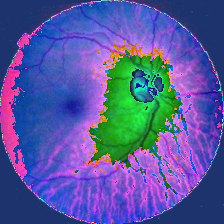
#> input picture aug_test_variation_1.png, 224 x 224 px
$ python -i preprocessing.py   (imports and definitions only)
#> lines starting #> are read from the running program, lines starting #| are printed output that depends on the picture; after the words box and inside, x2 and y2 are one past the last pixel; in counts of white or black regions, pixels touching at a corner belong together
#> in preprocess_fundus_image, img is the input picture: shape (224, 224, 3); mean B, G, R 158, 88.7, 85.9
"""
Preprocessing pipeline for diabetic retinopathy fundus images.

Pipeline:
    Background Masking
        -> Green Channel Isolation
        -> Median Filtering
        -> CLAHE
        -> Resize to 224x224
        -> 3-channel recreation

This matches the preprocessing pipeline used during training
and the original inference implementation.
"""

from pathlib import Path

import cv2
import numpy as np


def mask_background(
    img: np.ndarray,
    threshold: int = 10,
) -> np.ndarray:
    """
    Crop the black background surrounding the fundus region.

    Parameters
    ----------
    img:
        Input image as a NumPy array.

    threshold:
        Pixel intensity threshold used to identify the fundus region.

    Returns
    -------
    np.ndarray
        Cropped image.
    """
#> called with threshold = 10
    gray = cv2.cvtColor(img, cv2.COLOR_BGR2GRAY) if img.ndim == 3 else img
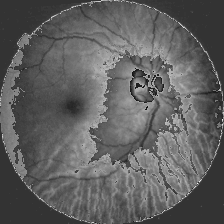
#> gray: shape (224, 224); min 7, max 247, mean 95.7

    mask = gray > threshold
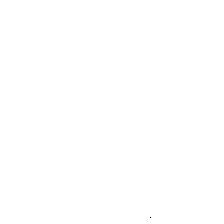
#> mask: shape (224, 224) bool; 100% white; black in thin lines or dots, all inside (x1, y1, x2, y2) = (150, 217, 151, 218)

    # If the image contains no pixels above the threshold,
    # return it unchanged.
    if mask.sum() == 0:
        return img

    coords = np.argwhere(mask)
#> coords = 50175 pairs, first value 0 to 223, second value 0 to 223

    y0, x0 = coords.min(axis=0)
#> y0 = 0; x0 = 0
    y1, x1 = coords.max(axis=0) + 1
#> y1 = 224; x1 = 224

    return img[y0:y1, x0:x1]


def isolate_green_channel(img: np.ndarray) -> np.ndarray:
    """
    Extract the green channel from a BGR image.

    OpenCV uses BGR ordering:
        channel 0 -> Blue
        channel 1 -> Green
        channel 2 -> Red
    """
    if img.ndim != 3 or img.shape[2] != 3:
        raise ValueError("Expected a 3-channel BGR image.")

    return img[:, :, 1]
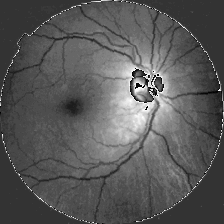
#> returned value: shape (224, 224); min 1, max 255, mean 88.7


def median_filter(
    img: np.ndarray,
    ksize: int = 3,
) -> np.ndarray:
    """
    Apply median filtering to reduce noise while preserving edges.
    """
#> called with ksize = 3
    return cv2.medianBlur(img, ksize)
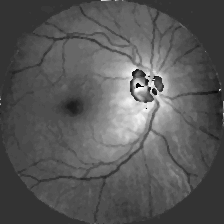
#> returned value: shape (224, 224); min 3, max 248, mean 88


def apply_clahe(
    img: np.ndarray,
    clip_limit: float = 2.0,
    tile_grid_size: tuple[int, int] = (8, 8),
) -> np.ndarray:
    """
    Apply Contrast Limited Adaptive Histogram Equalization (CLAHE).
    """
#> called with clip_limit = 2, tile_grid_size = (8, 8)
    clahe = cv2.createCLAHE(
        clipLimit=clip_limit,
        tileGridSize=tile_grid_size,
    )

    return clahe.apply(img)
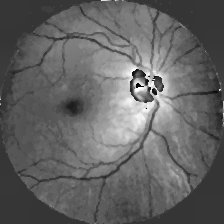
#> returned value: shape (224, 224); min 3, max 252, mean 99.3


def resize_and_stack(
    img: np.ndarray,
    size: int = 224,
) -> np.ndarray:
    """
    Resize the processed single-channel image to size x size
    and replicate it across three channels.

    Returns:
        NumPy array with shape (size, size, 3).
    """
#> called with size = 224
    resized = cv2.resize(
        img,
        (size, size),
        interpolation=cv2.INTER_AREA,
    )

    return cv2.merge([resized, resized, resized])
#> returned value: shape (224, 224, 3)


def preprocess_fundus_image(
    image_path: str | Path,
    size: int = 224,
) -> np.ndarray:
    """
    Run the complete fundus preprocessing pipeline.

    Parameters
    ----------
    image_path:
        Path to the retinal fundus image.

    size:
        Output spatial size. The trained model uses 224.

    Returns
    -------
    np.ndarray
        Preprocessed image with shape (224, 224, 3)
        and dtype uint8.

    Raises
    ------
    FileNotFoundError
        If the image cannot be read.
    ValueError
        If the image is not a valid 3-channel image.
    """
    image_path = Path(image_path)

    img = cv2.imread(
        str(image_path),
        cv2.IMREAD_COLOR,
    )

    if img is None:
        raise FileNotFoundError(
            f"Could not read fundus image: {image_path}"
        )

    img = mask_background(img)

    green = isolate_green_channel(img)

    denoised = median_filter(
        green,
        ksize=3,
    )

    enhanced = apply_clahe(
        denoised,
        clip_limit=2.0,
        tile_grid_size=(8, 8),
    )

    final = resize_and_stack(
        enhanced,
        size=size,
    )

    return final

>>> result = preprocess_fundus_image('../aug_test_variation_1.png')

$ run again, on aug_test_variation_2.png
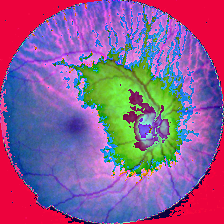
#> input picture aug_test_variation_2.png, 224 x 224 px
#> in preprocess_fundus_image, img is the input picture: shape (224, 224, 3); mean B, G, R 144.7, 93.5, 141.3
#> in mask_background, `gray = cv2.cvtColor(img, cv2.COLOR_BGR2GRAY) if img.ndim == 3 else img`:
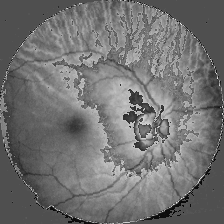
#> gray: shape (224, 224); min 9, max 246, mean 113.6
#> mask: shape (224, 224) bool; 99.7% white; black in thin lines or dots, all inside (x1, y1, x2, y2) = (15, 21, 222, 224)
#> coords = 50044 pairs, first value 0 to 223, second value 0 to 223
#> y0 = 0
#> y1 = 224
#> in apply_clahe, `return clahe.apply(img)`:
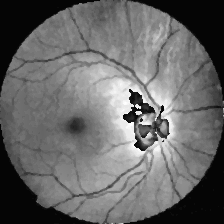
#> returned value: shape (224, 224); min 4, max 255, mean 103.8

$ run again, on aug_test_variation_3.png
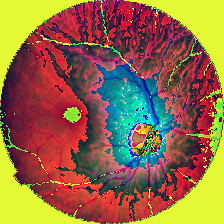
#> input picture aug_test_variation_3.png, 224 x 224 px
#> in preprocess_fundus_image, img is the input picture: shape (224, 224, 3); mean B, G, R 69.8, 107.3, 145.7
#> in mask_background, `gray = cv2.cvtColor(img, cv2.COLOR_BGR2GRAY) if img.ndim == 3 else img`:
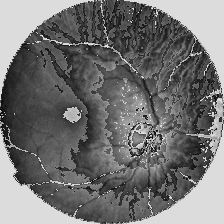
#> gray: shape (224, 224); min 2, max 252, mean 114.4
#> mask: shape (224, 224) bool; 100% white; black in thin lines or dots, all inside (x1, y1, x2, y2) = (0, 42, 216, 189)
#> coords = 50152 pairs, first value 0 to 223, second value 0 to 223
#> y0 = 0
#> y1 = 224
#> in apply_clahe, `return clahe.apply(img)`:
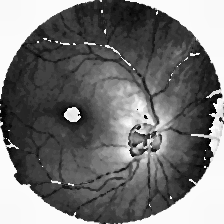
#> returned value: shape (224, 224); min 2, max 255, mean 116

$ run again, on aug_test_variation_4.png
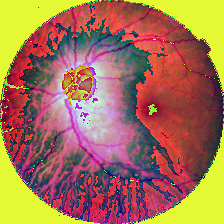
#> input picture aug_test_variation_4.png, 224 x 224 px
#> in preprocess_fundus_image, img is the input picture: shape (224, 224, 3); mean B, G, R 85.4, 115.1, 163.8
#> in mask_background, `gray = cv2.cvtColor(img, cv2.COLOR_BGR2GRAY) if img.ndim == 3 else img`:
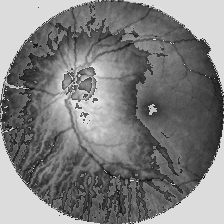
#> gray: shape (224, 224); min 9, max 237, mean 126.2
#> mask: shape (224, 224) bool; 100% white; black in thin lines or dots, all inside (x1, y1, x2, y2) = (8, 130, 9, 131)
#> coords = 50175 pairs, first value 0 to 223, second value 0 to 223
#> y0 = 0
#> y1 = 224
#> in apply_clahe, `return clahe.apply(img)`:
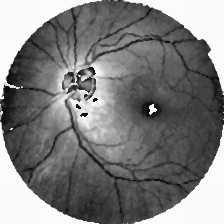
#> returned value: shape (224, 224); min 2, max 253, mean 126.3
